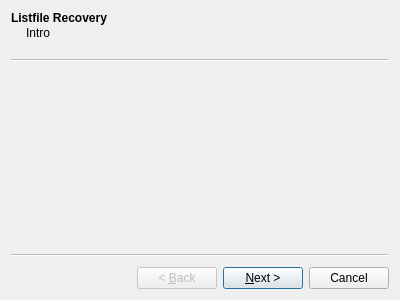
<?xml version="1.0" encoding="UTF-8"?>
<ui version="4.0">
 <class>Wizard</class>
 <widget class="QWizard" name="Wizard">
  <property name="geometry">
   <rect>
    <x>0</x>
    <y>0</y>
    <width>400</width>
    <height>300</height>
   </rect>
  </property>
  <property name="windowTitle">
   <string>Wizard</string>
  </property>
  <widget class="IntroPage" name="introPage">
   <property name="title">
    <string>Listfile Recovery</string>
   </property>
   <property name="subTitle">
    <string>Intro</string>
   </property>
   <attribute name="pageId">
    <string notr="true">IntroPageId</string>
   </attribute>
  </widget>
  <widget class="InputsPage" name="inputsPage">
   <property name="title">
    <string>Listfile Recovery</string>
   </property>
   <property name="subTitle">
    <string>Input Selection</string>
   </property>
   <attribute name="pageId">
    <string notr="true">InputsPageId</string>
   </attribute>
   <layout class="QGridLayout" name="gridLayout">
    <item row="0" column="2">
     <widget class="QPushButton" name="pb_selInputFile">
      <property name="text">
       <string>Browse</string>
      </property>
      <property name="icon">
       <iconset resource="resources.qrc">
        <normaloff>:/document-open.png</normaloff>:/document-open.png</iconset>
      </property>
     </widget>
    </item>
    <item row="1" column="2">
     <widget class="QPushButton" name="pb_selAnalysis">
      <property name="text">
       <string>Browse</string>
      </property>
      <property name="icon">
       <iconset resource="resources.qrc">
        <normaloff>:/document-open.png</normaloff>:/document-open.png</iconset>
      </property>
     </widget>
    </item>
    <item row="1" column="0">
     <widget class="QLabel" name="label_2">
      <property name="text">
       <string>Optional Analysis</string>
      </property>
     </widget>
    </item>
    <item row="0" column="0">
     <widget class="QLabel" name="label">
      <property name="text">
       <string>Input Listfile</string>
      </property>
     </widget>
    </item>
    <item row="0" column="1">
     <widget class="QLineEdit" name="le_inputFIle"/>
    </item>
    <item row="1" column="1">
     <widget class="QLineEdit" name="le_analysisFile"/>
    </item>
    <item row="2" column="0">
     <widget class="QLabel" name="label_3">
      <property name="text">
       <string>Output Listfile</string>
      </property>
     </widget>
    </item>
    <item row="2" column="1">
     <widget class="QLineEdit" name="le_outputFile"/>
    </item>
    <item row="2" column="2">
     <widget class="QPushButton" name="pb_selOutputFile">
      <property name="text">
       <string>Browse</string>
      </property>
      <property name="icon">
       <iconset resource="resources.qrc">
        <normaloff>:/document-open.png</normaloff>:/document-open.png</iconset>
      </property>
     </widget>
    </item>
   </layout>
  </widget>
  <widget class="InputInfoPage" name="inputInfoPage">
   <property name="title">
    <string>Listfile Recovery</string>
   </property>
   <property name="subTitle">
    <string>Input Info</string>
   </property>
  </widget>
  <widget class="RunPage" name="runPage">
   <property name="title">
    <string>Listfile Recovery</string>
   </property>
   <property name="subTitle">
    <string>Recovering</string>
   </property>
   <attribute name="pageId">
    <string notr="true">RunPageId</string>
   </attribute>
  </widget>
  <widget class="ResultPage" name="resultPage">
   <property name="title">
    <string>Listfile Recovery</string>
   </property>
   <property name="subTitle">
    <string>Result</string>
   </property>
   <attribute name="pageId">
    <string notr="true">ResultPageId</string>
   </attribute>
  </widget>
 </widget>
 <customwidgets>
  <customwidget>
   <class>IntroPage</class>
   <extends>QWizardPage</extends>
   <header>listfile_recovery_wizard_p.h</header>
   <container>1</container>
  </customwidget>
  <customwidget>
   <class>InputsPage</class>
   <extends>QWizardPage</extends>
   <header>listfile_recovery_wizard_p.h</header>
   <container>1</container>
  </customwidget>
  <customwidget>
   <class>RunPage</class>
   <extends>QWizardPage</extends>
   <header>listfile_recovery_wizard_p.h</header>
   <container>1</container>
  </customwidget>
  <customwidget>
   <class>ResultPage</class>
   <extends>QWizardPage</extends>
   <header>listfile_recovery_wizard_p.h</header>
   <container>1</container>
  </customwidget>
  <customwidget>
   <class>InputInfoPage</class>
   <extends>QWizardPage</extends>
   <header>listfile_recovery_wizard_p.h</header>
   <container>1</container>
  </customwidget>
 </customwidgets>
 <resources>
  <include location="resources.qrc"/>
  <include location="resources.qrc"/>
 </resources>
 <connections/>
</ui>
